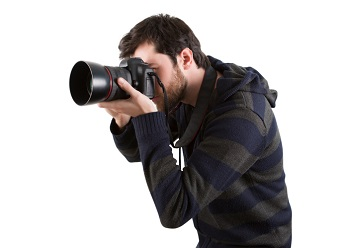
#> input picture Assignment7/img.jpeg, 350 x 248 px
$ python Assignment7.py
#> lines starting #> are read from the running program, lines starting #| are printed output that depends on the picture; after the words box and inside, x2 and y2 are one past the last pixel; in counts of white or black regions, pixels touching at a corner belong together

import numpy as np
import cv2

img = cv2.imread('img.jpeg',0)
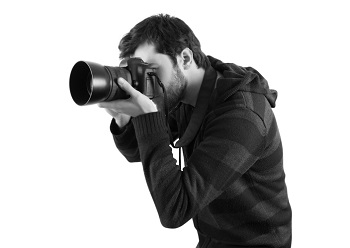
#> img: shape (248, 350); min 0, max 255, mean 181.2


lst = []
for i in range(img.shape[0]):
    for j in range(img.shape[1]):
         lst.append(np.binary_repr(img[i][j] ,width=8))
#> after the loop, lst = 86800 items


eight_bit_img = (np.array([int(i[0]) for i in lst],dtype = np.uint8) * 128).reshape(img.shape[0],img.shape[1])
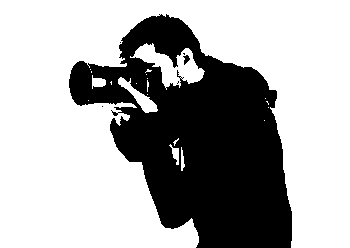
#> eight_bit_img: shape (248, 350); values 0 (black) and 128 (white), 66.7% white; 6 black regions (4 under 20 px), largest, box (x1, y1, x2, y2) and area: (69, 14, 292, 248) 28897, (183, 55, 190, 65) 38
seven_bit_img = (np.array([int(i[1]) for i in lst],dtype = np.uint8) * 64).reshape(img.shape[0],img.shape[1])
#> seven_bit_img: shape (248, 350); values 0 (black) and 64 (white), 70.2% white; 87 black regions (84 under 20 px), largest, box (x1, y1, x2, y2) and area: (69, 14, 292, 248) 25529, (183, 60, 192, 70) 38, (250, 109, 266, 128) 38
six_bit_img = (np.array([int(i[2]) for i in lst],dtype = np.uint8) * 32).reshape(img.shape[0],img.shape[1])
#> six_bit_img: shape (248, 350); values 0 (black) and 32 (white), 80.2% white; 272 black regions (254 under 20 px), largest, box (x1, y1, x2, y2) and area: (69, 19, 278, 229) 10795, (192, 189, 288, 248) 2868, (100, 102, 142, 163) 930
five_bit_img = (np.array([int(i[3]) for i in lst],dtype = np.uint8) * 16).reshape(img.shape[0],img.shape[1])
#> five_bit_img: shape (248, 350); values 0 (black) and 16 (white), 81.8% white; 248 black regions (238 under 20 px), largest, box (x1, y1, x2, y2) and area: (69, 13, 292, 248) 14502, (208, 196, 242, 214) 334, (276, 194, 290, 207) 74
four_bit_img = (np.array([int(i[4]) for i in lst],dtype = np.uint8) * 8).reshape(img.shape[0],img.shape[1])
#> four_bit_img: shape (248, 350); values 0 (black) and 8 (white), 81.5% white; black in thin lines or dots, all inside (x1, y1, x2, y2) = (69, 12, 292, 248)
three_bit_img = (np.array([int(i[5]) for i in lst],dtype = np.uint8) * 4).reshape(img.shape[0],img.shape[1])
#> three_bit_img: shape (248, 350); values 0 (black) and 4 (white), 81.3% white; black in thin lines or dots, all inside (x1, y1, x2, y2) = (65, 9, 296, 248)
two_bit_img = (np.array([int(i[6]) for i in lst],dtype = np.uint8) * 2).reshape(img.shape[0],img.shape[1])
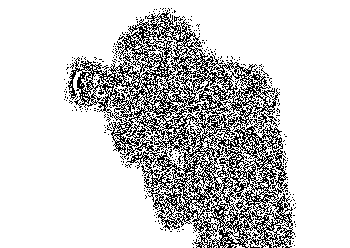
#> two_bit_img: shape (248, 350); values 0 (black) and 2 (white), 80.7% white; black in thin lines or dots, all inside (x1, y1, x2, y2) = (64, 8, 296, 248)
one_bit_img = (np.array([int(i[7]) for i in lst],dtype = np.uint8) * 1).reshape(img.shape[0],img.shape[1])
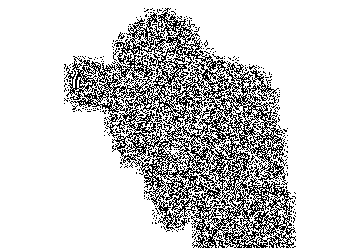
#> one_bit_img: shape (248, 350); values 0 (black) and 1 (white), 80.3% white; black in thin lines or dots, all inside (x1, y1, x2, y2) = (64, 8, 296, 248)


finalr = cv2.hconcat([eight_bit_img,seven_bit_img,six_bit_img,five_bit_img])
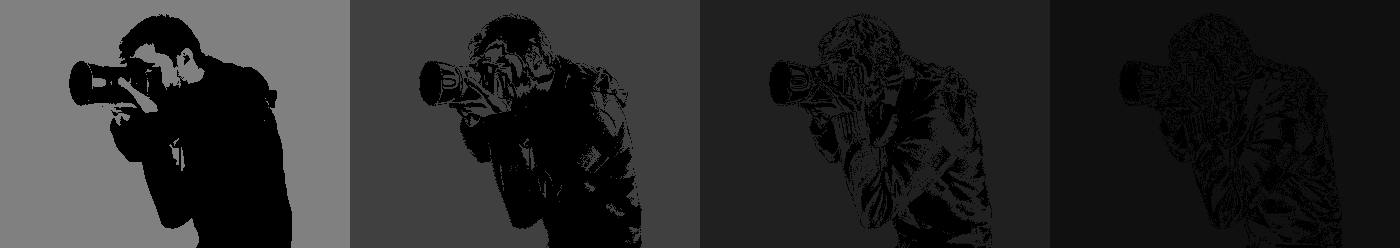
#> finalr: shape (248, 1400); min 0, max 128, mean 42.3
finalv =cv2.hconcat([four_bit_img,three_bit_img,two_bit_img,one_bit_img])
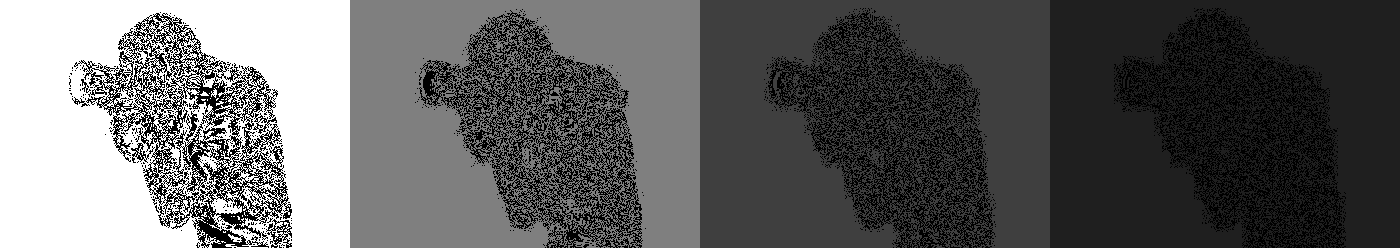
#> finalv: shape (248, 1400); min 0, max 8, mean 3.05; drawn with min black and max white


final = cv2.vconcat([finalr,finalv])
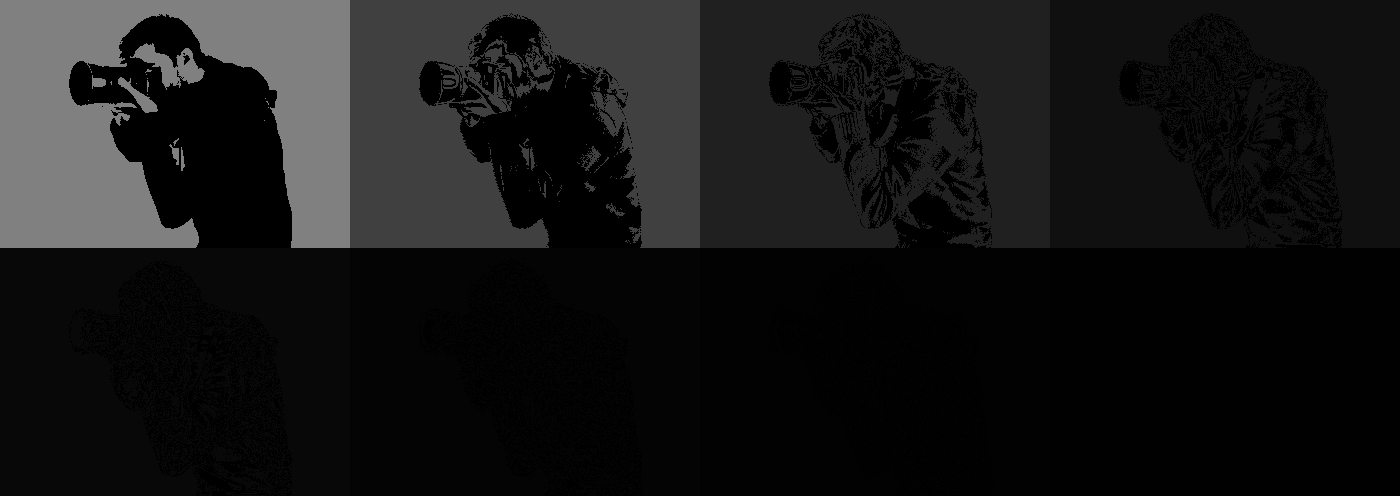
#> final: shape (496, 1400); min 0, max 128, mean 22.7


cv2.imshow('Slicing',final)
cv2.waitKey(0)
